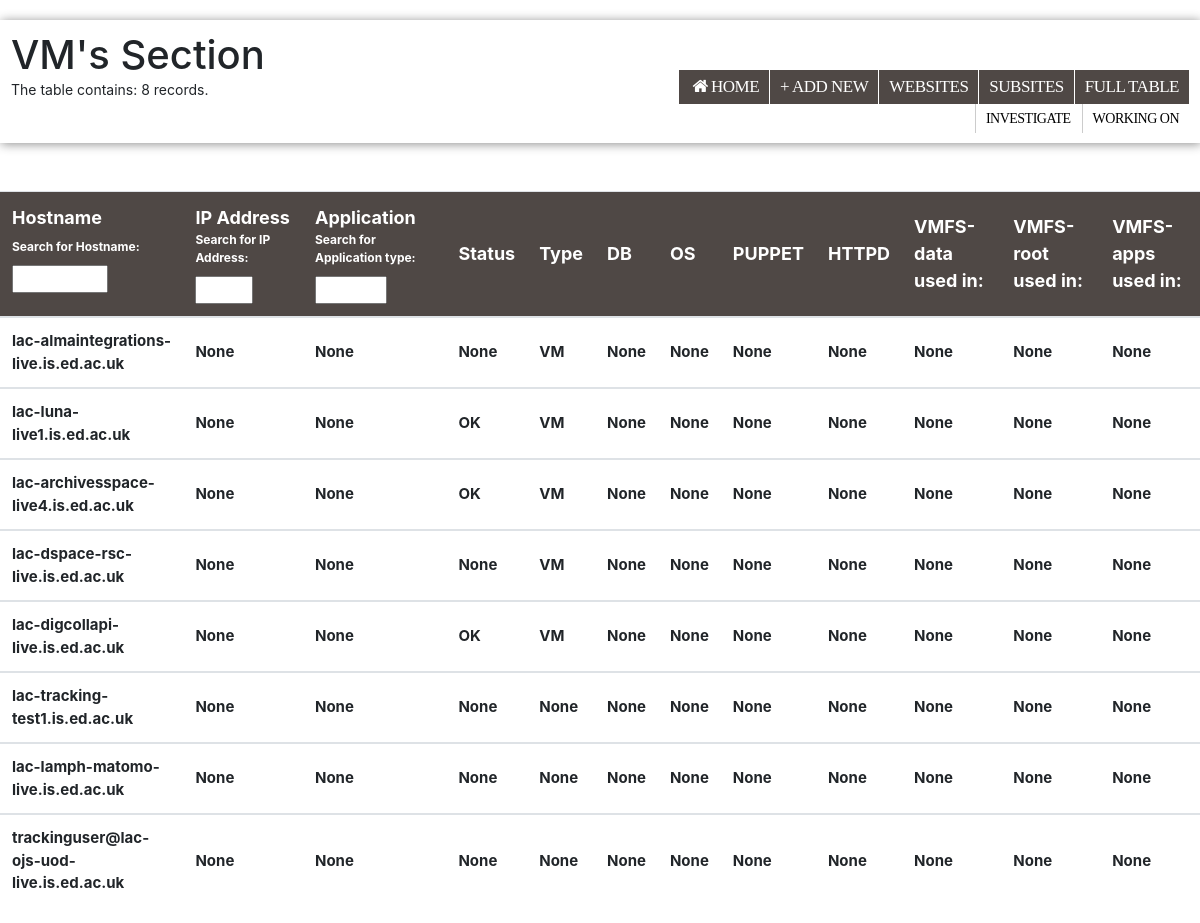
Page /lddt_tracker/lddt-vms-home/ on the committed database.
### lddt_app/models.py (models this page shows, shortened)
class Vm(models.Model):
    hostname = models.CharField('Hostname', blank=True, null=True, max_length=150)
    ip_address = models.CharField('IP Address', blank=True, null=True, max_length=150)
    application = models.CharField('Application', blank=True, null=True, max_length=150)
    vm_type = models.ForeignKey(vm_type, on_delete=models.CASCADE, blank=True, null=True, max_length=150)
    vm_status = models.ForeignKey(vm_status, on_delete=models.CASCADE, blank=True, null=True, max_length=150)
    ssh_in_lp = models.CharField('SSH in LP', blank=True, null=True, max_length=150)
    puppet_controlled = models.CharField('Puppet Controlled', blank=True, null=True, max_length=150)
    data_centre = models.CharField('Data Centre', blank=True, null=True, max_length=150)
    poodle_checked = models.CharField('Poodle Checked', blank=True, null=True, max_length=150)
    log4shell_risk = models.CharField('Log for shell risk', blank=True, null=True, max_length=150)
    trace_risk = models.CharField('Trace Risk', blank=True, null=True, max_length=150)
    httpd_last_patch = models.DateField('HTTPD Last patch', blank=True, null=True, max_length=150)
    os_centos_assumed = models.CharField('OS (CENTOS assumed)', blank=True, null=True, max_length=150)
    httpd = models.CharField('HTTPD', blank=True, null=True, max_length=150)
    tomcat = models.CharField('Tomcat', blank=True, null=True, max_length=150)
    nginx = models.CharField('NGINX', blank=True, null=True, max_length=150)
    ram = models.CharField('RAM', blank=True, null=True, max_length=150)
    cpu = models.CharField('CPU', blank=True, null=True, max_length=150)
    db = models.CharField('DB', blank=True, null=True, max_length=150)
    php = models.CharField('PHP', blank=True, null=True, max_length=150)
    java = models.CharField('Java', blank=True, null=True, max_length=150)
    vm_storage = models.CharField('VM Storage', blank=True, null=True, max_length=150)
    special_mounts = models.CharField('Special Mounts', blank=True, null=True, max_length=150)
    python = models.CharField('Python', blank=True, null=True, max_length=150)
    npm = models.CharField('NPM', blank=True, null=True, max_length=150)
    shibboleth = models.CharField('NPM', blank=True, null=True, max_length=150)
    ssl = models.CharField('SSL', blank=True, null=True, max_length=150)
    notes = models.TextField('Notes', blank=True, null=True)
    vmfs_root_used = models.CharField('VMFS-root used', blank=True, null=True, max_length=150)
    vmfs_apps_used = models.CharField('VMFS-apps used', blank=True, null=True, max_length=150)
    vmfs_data_used = models.CharField('VMFS-data used', blank=True, null=True, max_length=150)

class vm_type(models.Model):
    name = models.CharField(max_length=150)
    def __str__(self):
        return self.name

class vm_status(models.Model):
    name = models.CharField(max_length=150)
    def __str__(self):
        return self.name

### lddt_app/views.py (the view)
def vm_home(request):
    vms = Vm.objects.all()
    table_item_count_vms = Vm.objects.all().count
    myFilter = VmFilter(request.GET, queryset=vms)
    shortFilter = shortvmFilter(request.GET, queryset=vms)
    vms = myFilter.qs
    return render(request, 'vm/vms_home.html', {
        'vms': vms,
        'myFilter': myFilter,
        'shortFilter': shortFilter,
        'table_item_count_vms': table_item_count_vms,
    })

### lddt_app/templates/vm/vms_home.html (shortened to what this page needs)
<!DOCTYPE html>
<html lang="en">
<head>
    {% load static %}
    <link rel="stylesheet" href="{% static 'table_style.css' %}" >
    <link rel="stylesheet" href="https://cdnjs.cloudflare.com/ajax/libs/font-awesome/4.7.0/css/font-awesome.min.css">
    <link rel="stylesheet" href="https://cdn.jsdelivr.net/npm/bootstrap@4.1.3/dist/css/bootstrap.min.css">
    <link rel="stylesheet" href="{% static '/websites/style.css' %}">
    <link rel="stylesheet" href="{% static '/statements_css/statement_top_menu.css' %}">
</head>
<body>
<section id="main" class="main">
    <header>
        <figure onClick="animate(this)">
            <div id="logo">
                <table>
                    <tr>
                        <td>
                            <h1>VM's Section</h1>
                            <p style="font-size: 14px">
                                The table contains: {{ table_item_count_vms }} records.<br>
                            </p>
                        </td>
                    </tr>
                </table>
            </div>
        </figure>
        <nav>
            <ul style="float:right">
                <li style="color:black; background-color: #4F4845">
                    <a href="{% url 'home' %}" style="color:white"><i class="fa fa-fw fa-home"></i>Home</a>
                </li>
                <li style="background-color: #4F4845">
                    <a href="{% url 'create_vm' %}" style="color:white">+ ADD NEW </a>
                </li>
                <li style="background-color: #4F4845">
                    <a href="{% url 'websites_home' %}" style="color:white">WEBSITES</a>
                </li>
                <li style="background-color: #4F4845">
                    <a href="{% url 'lddt_subsites_home' %}" style="color:white">SUBSITES</a>
                </li>
                <li style="background-color: #4F4845">
                    <a href="{% url 'websites_full_table' %}" style="color:white">FULL TABLE</a>
                </li>
            </ul>
            <ul>
                <li><a href="{% url 'vms_working_on' %}" style="color:black">WORKING ON </a> </li>
                <li><a href="{% url 'vms_investigate' %}" style="color:black">INVESTIGATE </a> </li>
            </ul>
        </nav>
    </header>
</section>
<br>
<br>
<table class="table" id="myTable">
        <tr class="header" style="position:sticky; z-index:1; top:0; background-color: #4F4845; color: white">
            <th scope="col" style="font-size: 18px">Hostname <br>
                <label for="myInput1" style="font-size: 12px">
                    Search for Hostname:
                </label><br>
                <input
                    style="font-size: 15px; width: 60%"
                    type="text"
                    id="myInput1"
                    onkeyup="filterHostname()"
                    title="Search for a name">
            </th>
            <th scope="col" style="font-size: 18px">IP Address <br>
                <label for="myInput2" style="font-size: 12px">
                    Search for IP Address:
                </label><br>
                <input
                    style="font-size: 15px; width: 60%"
                    type="text"
                    id="myInput2"
                    onkeyup="filterIPaddress()"
                    title="Search for a name">
            </th>
        <th scope="col" style="font-size: 18px">Application <br>
            <label for="myInput3" style="font-size: 12px">
                    Search for Application type:
                </label><br>
            <input
                    style="font-size: 15px; width: 60%"
                    type="text"
                    id="myInput3"
                    onkeyup="filterApplication()"
                    title="Search for a name">
        </th>
        <th scope="col" style="font-size: 18px; vertical-align: middle;">Status</th>
        <th scope="col" style="font-size: 18px; vertical-align: middle;">Type</th>
        <th scope="col" style="font-size: 18px; vertical-align: middle;">DB</th>
        <th scope="col" style="font-size: 18px; vertical-align: middle;">OS</th>
        <th scope="col" style="font-size: 18px; vertical-align: middle;">PUPPET</th>
        <th scope="col" style="font-size: 18px; vertical-align: middle;">HTTPD</th>
        <th scope="col" style="font-size: 18px; vertical-align: middle;">VMFS-data used in:</th>
        <th scope="col" style="font-size: 18px; vertical-align: middle;">VMFS-root used in:</th>
        <th scope="col" style="font-size: 18px; vertical-align: middle;">VMFS-apps used in:</th>
    </tr>
    {% for vm in vms %}
    <tbody>
        <tr data-href = "{% url 'vm_details' vm.id %}" style="font-size: 15px; vertical-align: middle; padding-top:20px">
            <th style="vertical-align: middle;">{{ vm.hostname }}</th>
            <th style="vertical-align: middle;">{{ vm.ip_address }} <br></th>
            <th style="vertical-align: middle">{{ vm.application }}</th>
            <th style="vertical-align: middle">{{ vm.vm_status }}</th>
            <th style="vertical-align: middle">{{ vm.vm_type }}</th>
            <th style="vertical-align: middle">{{ vm.db }}</th>
            <th style="vertical-align: middle">{{ vm.nginx }}</th>
            <th style="vertical-align: middle">{{ vm.puppet_controlled }}</th>
            <th style="vertical-align: middle">{{ vm.httpd }}</th>
            <th style="vertical-align: middle">{{ vm.vmfs_data_used }}</th>
            <th style="vertical-align: middle">{{ vm.vmfs_root_used }}</th>
            <th style="vertical-align: middle">{{ vm.vmfs_apps_used }}</th>
        </tr>
    </tbody>
    {% endfor %}
</table>
</body>
</html>

### lddt_app/static/table_style.css (style rules this page uses)
tr:nth-child(odd) { background-color: none }
.table tr[data-href] { cursor: pointer; }

### lddt_app/static/websites/style.css (style rules this page uses)
section,figure,h1,h2,h3,h4,h5,h6,p,ul,li { margin:0px; padding:0px; }

### lddt_app/static/statements_css/statement_top_menu.css (style rules this page uses)
section,figure,h1,h2,h3,h4,h5,h6,p,ul,li { margin:0px; padding:0px; }
#main { margin:auto; margin-top:20px; width:100%; }
#main header { background-color:#fff; padding:10px; -webkit-perspective:400px; -moz-perspective:400px; box-shadow:1px 1px 10px rgba(0,0,0,0.45); }
#main header figure { float:left; -webkit-transition:all 1s ease-in-out; -moz-transition:all 1s ease-in-out; -moz-transform-origin:right center; }
#main header figure #logo { width:100%; height:100%; background-image:url(../assets/logo1.png); background-size:100px 100px; }
#main header nav { float:right; }
#main header nav ul:nth-child(1) { margin-top:40px; color:black; }
#main header nav ul:nth-child(1) li { float:left; list-style-type:none; background-color:#7C7C83; padding:4px; margin-right:1px; padding-left:10px; padding-right:10px; font-size:17px; text-decoration:none; font-family:regular; text-transform:uppercase; letter-spacing:-0.5px; cursor:pointer; -webkit-transition:all 0.5s ease-in-out; -moz-transition:all 0.5s ease-in-out; -moz-transform-origin:right bottom; }
#main header nav ul:nth-child(2) { margin-top:5px; }
#main header nav ul:nth-child(2) li { float:right; list-style-type:none; padding:4px; margin-right:1px; padding-left:10px; padding-right:10px; font-size:14px; color:#666; font-family:regular; text-transform:uppercase; letter-spacing:-0.5px; border-left:1px solid #ccc; }

### rows in the picture
Vm: hostname "lac-almaintegrations-live.is.ed.ac.uk", ip_address "None", application "None", vm_status "None", vm_type "VM", db "None", nginx "None", puppet_controlled "None", httpd "None", vmfs_data_used "None", vmfs_root_used "None", vmfs_apps_used "None"
Vm: hostname "lac-luna-live1.is.ed.ac.uk", ip_address "None", application "None", vm_status "OK", vm_type "VM", db "None", nginx "None", puppet_controlled "None", httpd "None", vmfs_data_used "None", vmfs_root_used "None", vmfs_apps_used "None"
Vm: hostname "lac-archivesspace-live4.is.ed.ac.uk", ip_address "None", application "None", vm_status "OK", vm_type "VM", db "None", nginx "None", puppet_controlled "None", httpd "None", vmfs_data_used "None", vmfs_root_used "None", vmfs_apps_used "None"
Vm: hostname "lac-dspace-rsc-live.is.ed.ac.uk", ip_address "None", application "None", vm_status "None", vm_type "VM", db "None", nginx "None", puppet_controlled "None", httpd "None", vmfs_data_used "None", vmfs_root_used "None", vmfs_apps_used "None"
Vm: hostname "lac-digcollapi-live.is.ed.ac.uk", ip_address "None", application "None", vm_status "OK", vm_type "VM", db "None", nginx "None", puppet_controlled "None", httpd "None", vmfs_data_used "None", vmfs_root_used "None", vmfs_apps_used "None"
Vm: hostname "lac-tracking-test1.is.ed.ac.uk", ip_address "None", application "None", vm_status "None", vm_type "None", db "None", nginx "None", puppet_controlled "None", httpd "None", vmfs_data_used "None", vmfs_root_used "None", vmfs_apps_used "None"
Vm: hostname "lac-lamph-matomo-live.is.ed.ac.uk", ip_address "None", application "None", vm_status "None", vm_type "None", db "None", nginx "None", puppet_controlled "None", httpd "None", vmfs_data_used "None", vmfs_root_used "None", vmfs_apps_used "None"
Vm: hostname "trackinguser@lac-ojs-uod-live.is.ed.ac.uk", ip_address "None", application "None", vm_status "None", vm_type "None", db "None", nginx "None", puppet_controlled "None", httpd "None", vmfs_data_used "None", vmfs_root_used "None", vmfs_apps_used "None"

### other values in the picture
{{ table_item_count_vms }} "8"
